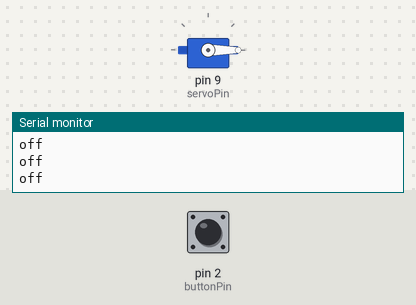
Recording of a sketch running on a simulated Arduino Uno, built with avr-gcc and run on an emulated ATmega328P. Parts: servo, the last lines printed to the serial monitor. The test bench sets the inputs (shaded band); at power-on: pin 2 (buttonPin) LOW.

Above: at 1.2 s.
1.3 s: pin 2 (buttonPin) pulled HIGH for 0.25 s
At 1.5 s:
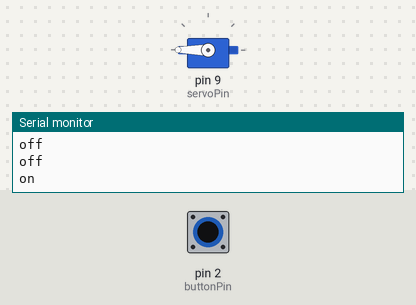
3.1 s: pin 2 (buttonPin) pulled HIGH for 3.2 s
At 7.5 s:
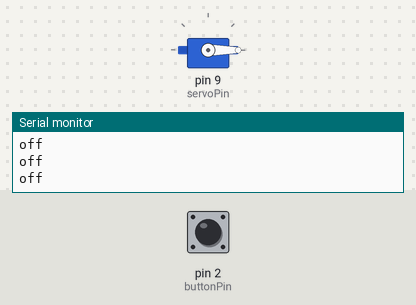
Timing chart, 0 to 9.0 s (numbered marks = the images above; inputs shaded):
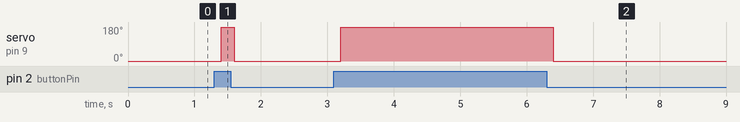

The sketch:

simple.ino
```cpp
#include <Servo.h>

Servo myservo;  // create servo object to control a servo

const int buttonPin = 2;
const int servoPin = 9;
int buttonState = 0;

void setup() {
  pinMode(buttonPin, INPUT);
  myservo.attach(servoPin);
  Serial.begin(9600);
}

void loop() {

  buttonState = digitalRead(buttonPin);

  if (buttonState == HIGH) {
        Serial.println("on");
        myservo.write(180);
      }
      else {
        Serial.println("off");
        myservo.write(0);
      }

  delay(200);

}
```

Measured:
- after the input at 1.3 s, servo on pin 9 (servoPin): 0° → 180° after 0.10 s, → 0° 0.20 s later
- after the input at 3.1 s, servo on pin 9 (servoPin): 0° → 180° after 0.10 s, → 0° 3.2 s later
